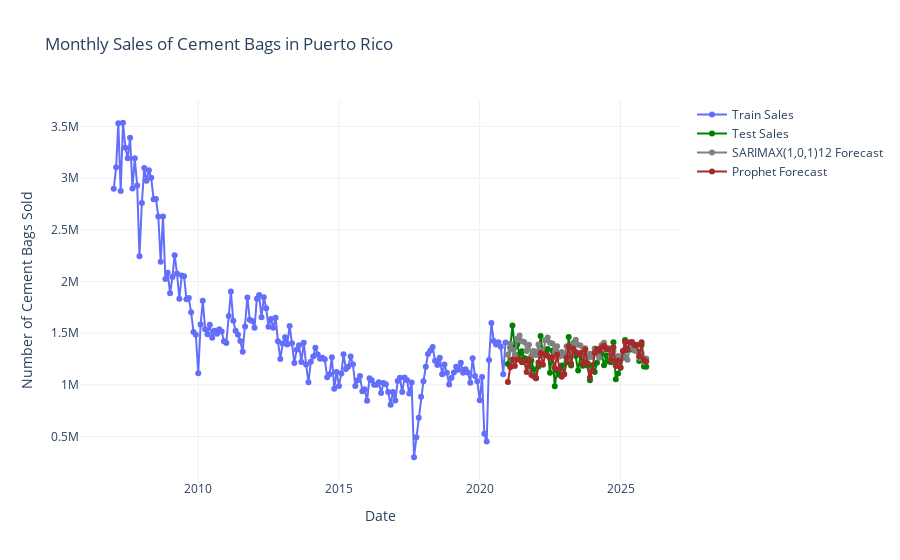

Notebook code cell kept with this figure:
### Code cell
# Plot testing and forcasting

# Function to plot sales
fig = go.Figure()

# plot train Sales column
fig.add_trace(go.Scatter(
    x=df_train.index,
    y=df_train['Sales'],
    mode='lines+markers',
    name='Train Sales',
    line=dict(color='#636EFA'),
    marker=dict(color='#636EFA')))

# plot test Sales column
fig.add_trace(go.Scatter(
    x=df_test.index,
    y=df_test['Sales'],
    mode='lines+markers',
    name='Test Sales',
    line=dict(color='green'),
    marker=dict(color='green')))


# plot forecast for SARIMAX(1,0,1)(1,0,1)12
fig.add_trace(go.Scatter(
    x=sarimax_1012_forecast_mean.index,
    y=sarimax_1012_forecast_mean,
    mode='lines+markers',
    name='SARIMAX(1,0,1)12 Forecast',
    line=dict(color='grey'),
    marker=dict(color='grey')))

# plot forecast for prophet
fig.add_trace(go.Scatter(
    x=prophet_forecast[-len(df_test):]['ds'].values,
    y=prophet_forecast[-len(df_test):]['yhat'].values,
     mode='lines+markers',
    name='Prophet Forecast',
    line=dict(color='brown'),
    marker=dict(color='brown')))

# plot config
fig.update_layout(
    title='Monthly Sales of Cement Bags in Puerto Rico',
    xaxis_title='Date',
    yaxis_title='Number of Cement Bags Sold',
    template='plotly_white',
    hovermode='x'
)

fig.show()
